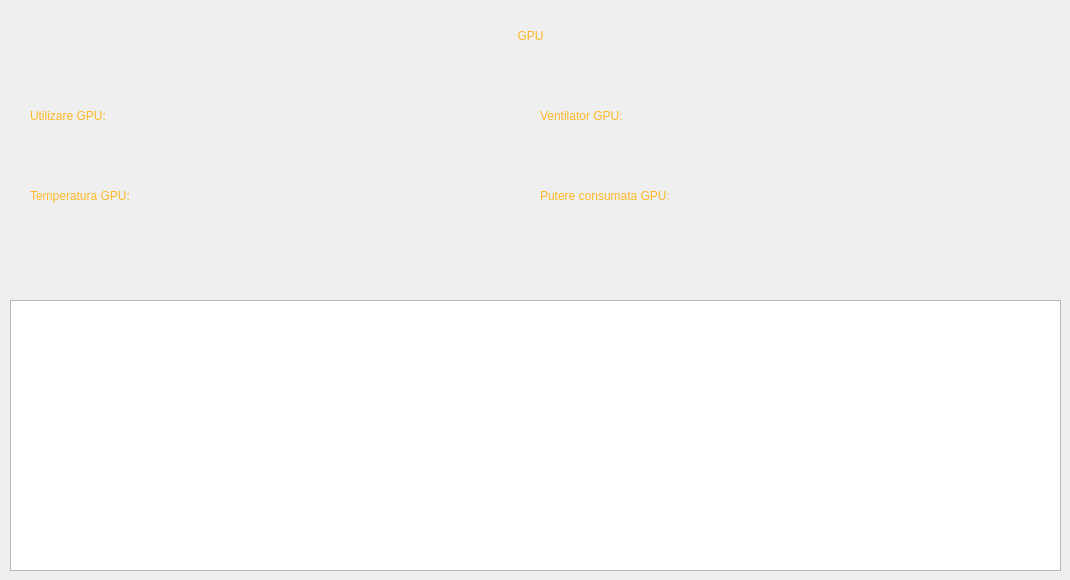
    <widget class="QWidget" name="tab_2">
     <attribute name="title">
      <string>GPU</string>
     </attribute>
     <widget class="QLabel" name="GPU_title">
      <property name="geometry">
       <rect>
        <x>10</x>
        <y>10</y>
        <width>1041</width>
        <height>51</height>
       </rect>
      </property>
      <property name="layoutDirection">
       <enum>Qt::LeftToRight</enum>
      </property>
      <property name="styleSheet">
       <string notr="true">color: rgb(253, 184, 39);
font: 30pt &quot;Trebuchet MS&quot;;
background-color: rgba(255, 255, 255, 0);</string>
      </property>
      <property name="text">
       <string>GPU</string>
      </property>
      <property name="alignment">
       <set>Qt::AlignCenter</set>
      </property>
     </widget>
     <widget class="PlotWidget" name="GPU_graph">
      <property name="geometry">
       <rect>
        <x>10</x>
        <y>300</y>
        <width>1051</width>
        <height>271</height>
       </rect>
      </property>
      <property name="styleSheet">
       <string notr="true"/>
      </property>
     </widget>
     <widget class="QLabel" name="GPU_usage">
      <property name="geometry">
       <rect>
        <x>30</x>
        <y>100</y>
        <width>501</width>
        <height>31</height>
       </rect>
      </property>
      <property name="styleSheet">
       <string notr="true">color: rgb(253, 184, 39);
font: 20pt &quot;Trebuchet MS&quot;;
background-color: rgba(255, 255, 255, 0);</string>
      </property>
      <property name="text">
       <string>Utilizare GPU:</string>
      </property>
     </widget>
     <widget class="QLabel" name="GPU_temp">
      <property name="geometry">
       <rect>
        <x>30</x>
        <y>180</y>
        <width>501</width>
        <height>31</height>
       </rect>
      </property>
      <property name="styleSheet">
       <string notr="true">color: rgb(253, 184, 39);
font: 20pt &quot;Trebuchet MS&quot;;
background-color: rgba(255, 255, 255, 0);</string>
      </property>
      <property name="text">
       <string>Temperatura GPU: </string>
      </property>
     </widget>
     <widget class="QLabel" name="GPU_fan">
      <property name="geometry">
       <rect>
        <x>540</x>
        <y>100</y>
        <width>501</width>
        <height>31</height>
       </rect>
      </property>
      <property name="styleSheet">
       <string notr="true">color: rgb(253, 184, 39);
font: 20pt &quot;Trebuchet MS&quot;;
background-color: rgba(255, 255, 255, 0);</string>
      </property>
      <property name="text">
       <string>Ventilator GPU: </string>
      </property>
     </widget>
     <widget class="QLabel" name="GPU_pwr">
      <property name="geometry">
       <rect>
        <x>540</x>
        <y>180</y>
        <width>501</width>
        <height>31</height>
       </rect>
      </property>
      <property name="styleSheet">
       <string notr="true">color: rgb(253, 184, 39);
font: 20pt &quot;Trebuchet MS&quot;;
background-color: rgba(255, 255, 255, 0);</string>
      </property>
      <property name="text">
       <string>Putere consumata GPU: </string>
      </property>
     </widget>
    </widget>
